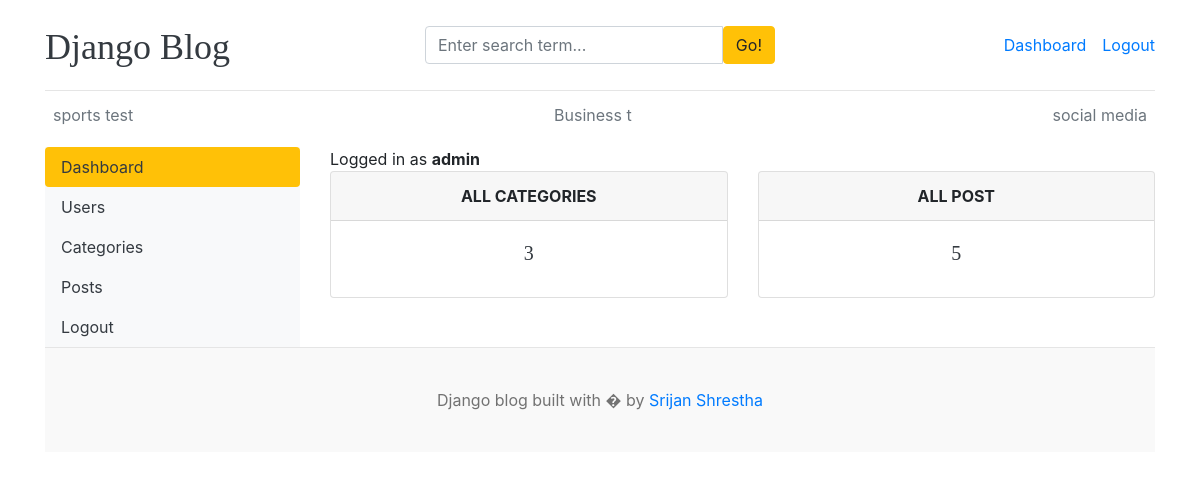
The page /dashboard/ (signed in) on the database its author committed.
### blogs/models.py (models this page shows, shortened)
class Category(models.Model):
    category_name = models.CharField(max_length=50, unique=True)
    created_at = models.DateTimeField(auto_now_add=True)
    updated_at = models.DateTimeField(auto_now=True)
    class Meta:
        verbose_name_plural = 'categories'

### dashboards/views.py (the view)
# urls.py: path('dashboard/', include('dashboards.urls')),
@login_required(login_url='login')
def dashboard(request):
    category_count = Category.objects.all().count()
    blogs_count = Blog.objects.all().count()
    context={
        'category_count': category_count,
        'blog_count': blogs_count,
    }
    return render(request, 'dashboard/dashboard.html', context)

### blogs/context_processors.py (called while the page is built)
def get_categories(request):
    categories = Category.objects.all()
    return dict(categories=categories)

def get_social_links(request):
    social_links = SocialLink.objects.all()
    return dict(social_links=social_links)

### templates/dashboard/dashboard.html (shortened to what this page needs)
{% extends "base.html" %}
{% block content %}
    <div class='row'>
        {% include "dashboard/sidebar.html" %}
        <div class='col-md-9'>
            <span> Logged in as <b>{{user}}</b></span>
             <div class="row">
                <div class="col">
                    <div class="card border-default mb-3">
                        <div class="card-header text-center text-uppercase font-weight-bold ">
                            All Categories
                        </div>
                        <div class="card-body text-dark">
                            <h5 class="card-title text-center">{{category_count}}</h5>
                        </div>
                    </div>
                </div>
                <div class="col">
                    <div class="card border-default mb-3">
                        <div class="card-header text-center text-uppercase font-weight-bold ">
                            All Post
                        </div>
                        <div class="card-body text-dark">
                            <h5 class="card-title text-center">{{blog_count}}</h5>
                        </div>
                    </div>
                </div>
            </div>
        </div>
    </div>
{% endblock%}

### templates/base.html (shortened to what this page needs)
  {% load static %}
  <!DOCTYPE html>
  <html lang="en">
  <head>
      <link href="https://getbootstrap.com/docs/4.0/dist/css/bootstrap.min.css" rel="stylesheet">
      <link href="{% static "css/blog.css" %}" rel="stylesheet">
      <link rel="stylesheet" href="https://cdnjs.cloudflare.com/ajax/libs/font-awesome/4.7.0/css/font-awesome.min.css">
    </head>
  <body>
      <div class="container">
        <header class="blog-header py-3">
          <div class="row flex-nowrap justify-content-between align-items-center">
            <div class="col-4 pt-1">
              <a class="blog-header-logo text-dark" href="/">Django Blog</a>
            </div>
            <div class='col-4'>
                <form action="{% url 'search'%}" method="GET">
                      <div class="input-group">
                        <input class="form-control" type="text" name='keyword' value="{{keyword}}" placeholder="Enter search term..." aria-label="Enter search term..." aria-describedby="button-search" />
                        <button type='submit' class="btn btn-warning" id="button-search" type="button">Go!</button>
                      </div>
                </form>
            </div>
            <div class="col-4 d-flex justify-content-end align-items-center">
              {% if not user.is_authenticated %}
              <a class="btn btn-sm btn-warning" href="{% url 'login' %}">Login</a> &nbsp;
              <a class="btn btn-sm btn-outline-secondary" href="{% url 'register'%}">Register</a>
              {%else%}
                  <span> <a href="{% url 'dashboard' %}"> Dashboard </span>
                  <span><a href="{% url 'logout' %}">Logout</a></span>
              {%endif%}
            </div>
          </div>
        </header>
        <div class="nav-scroller py-1 mb-2">
          <nav class="nav d-flex justify-content-between">
            {% for cat in categories %}
            <a class="p-2 text-muted" href="{% url 'post_by_category' cat.id%}">{{cat.category_name}}</a> <!- this from blogs name urls->
            {% endfor %}
          </nav>
        </div>
{% block content%}
{% endblock %}
  <footer class="blog-footer">
    <p>Django blog built with � by <a href="#">Srijan Shrestha</a></p>
  </footer>
  </body>
  </html>

### blog_main/static/css/blog.css (style rules this page uses)
.blog-header { border-bottom: 1px solid #e5e5e5; }
.blog-header-logo { font-family: "Playfair Display", Georgia, "Times New Roman", serif; font-size: 2.25rem; }
h1, h2, h3, h4, h5, h6 { font-family: "Playfair Display", Georgia, "Times New Roman", serif; }
.blog-footer { padding: 2.5rem 0; color: #727272; text-align: center; background-color: #f9f9f9; border-top: .05rem solid #e5e5e5; }
.blog-footer p:last-child { margin-bottom: 0; }

### rows shown on the page
Category: category_name "sports test"
Category: category_name "Business t"
Category: category_name "social media"

### other values the page prints
{{ user }} "admin"
{{ category_count }} "3"
{{ blog_count }} "5"
